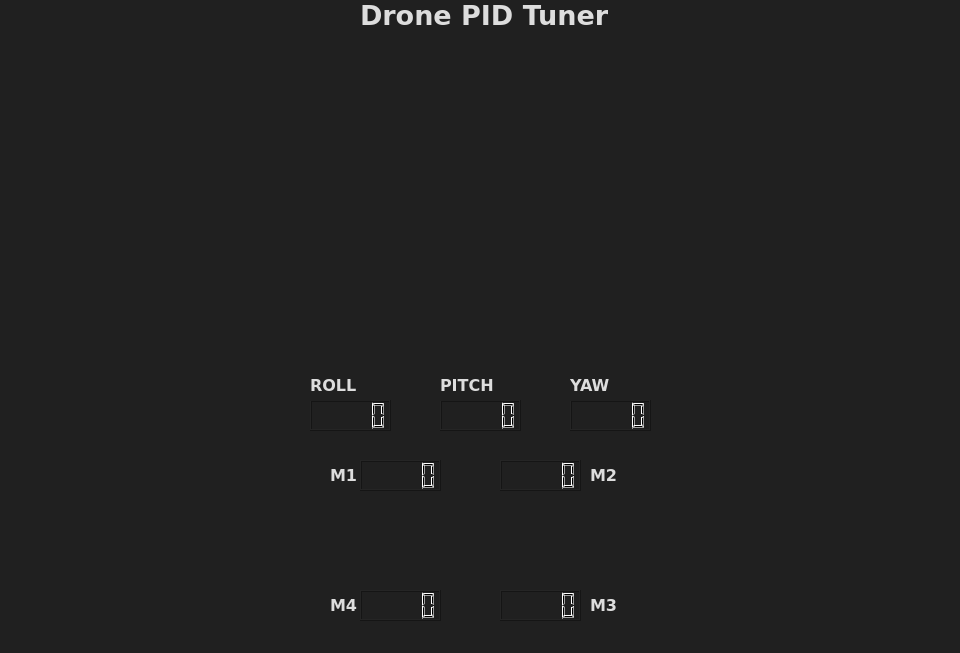
<?xml version="1.0" encoding="UTF-8"?>
<ui version="4.0">
 <class>TunerGui</class>
 <widget class="QMainWindow" name="TunerGui">
  <property name="geometry">
   <rect>
    <x>0</x>
    <y>0</y>
    <width>960</width>
    <height>653</height>
   </rect>
  </property>
  <property name="windowTitle">
   <string>Drone PID Tuner</string>
  </property>
  <property name="styleSheet">
   <string notr="true">background-color:#202020</string>
  </property>
  <widget class="QWidget" name="centralwidget">
   <widget class="QLabel" name="label">
    <property name="geometry">
     <rect>
      <x>360</x>
      <y>0</y>
      <width>261</width>
      <height>31</height>
     </rect>
    </property>
    <property name="font">
     <font>
      <family>Verdana</family>
      <pointsize>20</pointsize>
      <weight>75</weight>
      <bold>true</bold>
     </font>
    </property>
    <property name="styleSheet">
     <string notr="true">color:#DDDDDD</string>
    </property>
    <property name="text">
     <string>Drone PID Tuner</string>
    </property>
   </widget>
   <widget class="MenuWidget" name="serialCommMenu">
    <property name="geometry">
     <rect>
      <x>20</x>
      <y>50</y>
      <width>201</width>
      <height>301</height>
     </rect>
    </property>
    <property name="text">
     <string/>
    </property>
   </widget>
   <widget class="RollPitchDisplay" name="pfdRollPitch">
    <property name="geometry">
     <rect>
      <x>20</x>
      <y>430</y>
      <width>191</width>
      <height>191</height>
     </rect>
    </property>
    <property name="text">
     <string/>
    </property>
   </widget>
   <widget class="HeadingDisplay" name="pfdHeading">
    <property name="geometry">
     <rect>
      <x>750</x>
      <y>430</y>
      <width>191</width>
      <height>191</height>
     </rect>
    </property>
    <property name="text">
     <string/>
    </property>
   </widget>
   <widget class="QLCDNumber" name="lcdNumberRoll">
    <property name="geometry">
     <rect>
      <x>310</x>
      <y>400</y>
      <width>81</width>
      <height>31</height>
     </rect>
    </property>
   </widget>
   <widget class="QLCDNumber" name="lcdNumberPitch">
    <property name="geometry">
     <rect>
      <x>440</x>
      <y>400</y>
      <width>81</width>
      <height>31</height>
     </rect>
    </property>
   </widget>
   <widget class="QLCDNumber" name="lcdNumberYaw">
    <property name="geometry">
     <rect>
      <x>570</x>
      <y>400</y>
      <width>81</width>
      <height>31</height>
     </rect>
    </property>
   </widget>
   <widget class="QLabel" name="label_2">
    <property name="geometry">
     <rect>
      <x>310</x>
      <y>370</y>
      <width>61</width>
      <height>31</height>
     </rect>
    </property>
    <property name="font">
     <font>
      <family>Verdana</family>
      <pointsize>12</pointsize>
      <weight>75</weight>
      <bold>true</bold>
     </font>
    </property>
    <property name="styleSheet">
     <string notr="true">color:#DDDDDD</string>
    </property>
    <property name="text">
     <string>ROLL</string>
    </property>
   </widget>
   <widget class="QLabel" name="label_3">
    <property name="geometry">
     <rect>
      <x>440</x>
      <y>370</y>
      <width>61</width>
      <height>31</height>
     </rect>
    </property>
    <property name="font">
     <font>
      <family>Verdana</family>
      <pointsize>12</pointsize>
      <weight>75</weight>
      <bold>true</bold>
     </font>
    </property>
    <property name="styleSheet">
     <string notr="true">color:#DDDDDD</string>
    </property>
    <property name="text">
     <string>PITCH</string>
    </property>
   </widget>
   <widget class="QLabel" name="label_4">
    <property name="geometry">
     <rect>
      <x>570</x>
      <y>370</y>
      <width>61</width>
      <height>31</height>
     </rect>
    </property>
    <property name="font">
     <font>
      <family>Verdana</family>
      <pointsize>12</pointsize>
      <weight>75</weight>
      <bold>true</bold>
     </font>
    </property>
    <property name="styleSheet">
     <string notr="true">color:#DDDDDD</string>
    </property>
    <property name="text">
     <string>YAW</string>
    </property>
   </widget>
   <widget class="QLabel" name="label_5">
    <property name="geometry">
     <rect>
      <x>330</x>
      <y>460</y>
      <width>31</width>
      <height>31</height>
     </rect>
    </property>
    <property name="font">
     <font>
      <family>Verdana</family>
      <pointsize>12</pointsize>
      <weight>75</weight>
      <bold>true</bold>
     </font>
    </property>
    <property name="styleSheet">
     <string notr="true">color:#DDDDDD</string>
    </property>
    <property name="text">
     <string>M1</string>
    </property>
   </widget>
   <widget class="QLabel" name="label_6">
    <property name="geometry">
     <rect>
      <x>590</x>
      <y>460</y>
      <width>31</width>
      <height>31</height>
     </rect>
    </property>
    <property name="font">
     <font>
      <family>Verdana</family>
      <pointsize>12</pointsize>
      <weight>75</weight>
      <bold>true</bold>
     </font>
    </property>
    <property name="styleSheet">
     <string notr="true">color:#DDDDDD</string>
    </property>
    <property name="text">
     <string>M2</string>
    </property>
   </widget>
   <widget class="QLabel" name="label_7">
    <property name="geometry">
     <rect>
      <x>590</x>
      <y>590</y>
      <width>31</width>
      <height>31</height>
     </rect>
    </property>
    <property name="font">
     <font>
      <family>Verdana</family>
      <pointsize>12</pointsize>
      <weight>75</weight>
      <bold>true</bold>
     </font>
    </property>
    <property name="styleSheet">
     <string notr="true">color:#DDDDDD</string>
    </property>
    <property name="text">
     <string>M3</string>
    </property>
   </widget>
   <widget class="QLabel" name="label_8">
    <property name="geometry">
     <rect>
      <x>330</x>
      <y>590</y>
      <width>31</width>
      <height>31</height>
     </rect>
    </property>
    <property name="font">
     <font>
      <family>Verdana</family>
      <pointsize>12</pointsize>
      <weight>75</weight>
      <bold>true</bold>
     </font>
    </property>
    <property name="styleSheet">
     <string notr="true">color:#DDDDDD</string>
    </property>
    <property name="text">
     <string>M4</string>
    </property>
   </widget>
   <widget class="QLCDNumber" name="lcdNumberM1">
    <property name="geometry">
     <rect>
      <x>360</x>
      <y>460</y>
      <width>81</width>
      <height>31</height>
     </rect>
    </property>
   </widget>
   <widget class="QLCDNumber" name="lcdNumberM2">
    <property name="geometry">
     <rect>
      <x>500</x>
      <y>460</y>
      <width>81</width>
      <height>31</height>
     </rect>
    </property>
   </widget>
   <widget class="QLCDNumber" name="lcdNumberM4">
    <property name="geometry">
     <rect>
      <x>360</x>
      <y>590</y>
      <width>81</width>
      <height>31</height>
     </rect>
    </property>
   </widget>
   <widget class="QLCDNumber" name="lcdNumberM3">
    <property name="geometry">
     <rect>
      <x>500</x>
      <y>590</y>
      <width>81</width>
      <height>31</height>
     </rect>
    </property>
   </widget>
   <widget class="MenuWidget" name="pidRollMenu">
    <property name="geometry">
     <rect>
      <x>260</x>
      <y>50</y>
      <width>201</width>
      <height>301</height>
     </rect>
    </property>
    <property name="text">
     <string/>
    </property>
   </widget>
   <widget class="MenuWidget" name="pidPitchMenu">
    <property name="geometry">
     <rect>
      <x>500</x>
      <y>50</y>
      <width>201</width>
      <height>301</height>
     </rect>
    </property>
    <property name="text">
     <string/>
    </property>
   </widget>
   <widget class="MenuWidget" name="pidYawMenu">
    <property name="geometry">
     <rect>
      <x>740</x>
      <y>50</y>
      <width>201</width>
      <height>301</height>
     </rect>
    </property>
    <property name="text">
     <string/>
    </property>
   </widget>
  </widget>
  <widget class="QMenuBar" name="menubar">
   <property name="geometry">
    <rect>
     <x>0</x>
     <y>0</y>
     <width>960</width>
     <height>21</height>
    </rect>
   </property>
  </widget>
  <widget class="QStatusBar" name="statusbar"/>
 </widget>
 <customwidgets>
  <customwidget>
   <class>MenuWidget</class>
   <extends>QLabel</extends>
   <header>menuwidget.h</header>
  </customwidget>
  <customwidget>
   <class>RollPitchDisplay</class>
   <extends>QLabel</extends>
   <header>rollpitchdisplay.h</header>
  </customwidget>
  <customwidget>
   <class>HeadingDisplay</class>
   <extends>QLabel</extends>
   <header>headingdisplay.h</header>
  </customwidget>
 </customwidgets>
 <resources/>
 <connections/>
</ui>
